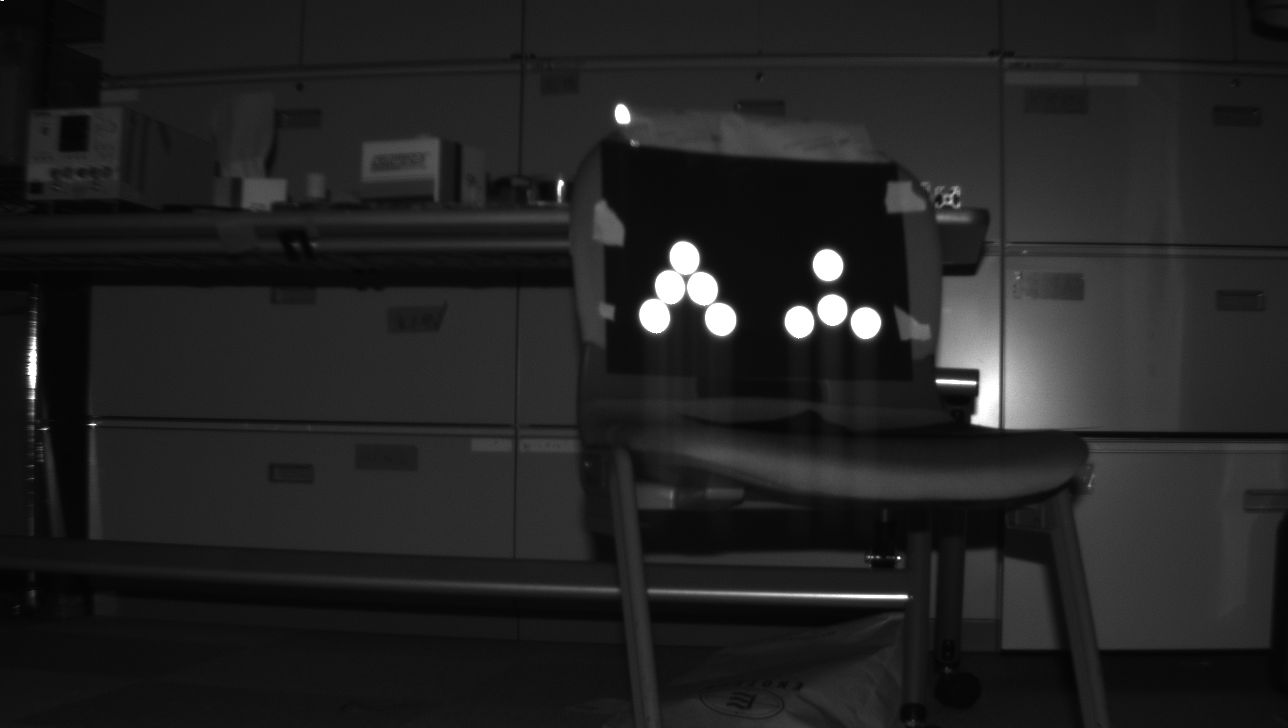
#> input picture pattern_discern_library/flycapture_exper_room/210303/20305900-2021-03-03-205631.pgm, 1288 x 728 px
$ python pattern_discern_revmarker.py   (older library calls are emulated)
#> lines starting #> are read from the running program, lines starting #| are printed output that depends on the picture; after the words box and inside, x2 and y2 are one past the last pixel; in counts of white or black regions, pixels touching at a corner belong together
import cv2
import numpy as np
import matplotlib.pyplot as plt

# ファイルを読み込み グレースケール化
# img = cv2.imread("flycapture_exper_room/210303/20305900-2021-03-03-205436.pgm", cv2.IMREAD_GRAYSCALE)
img = cv2.imread("flycapture_exper_room/210303/20305900-2021-03-03-205631.pgm", cv2.IMREAD_GRAYSCALE)
#> img is the input picture: shape (728, 1288); min 3, max 255, mean 34.5
img = img[150:450, 500:900]
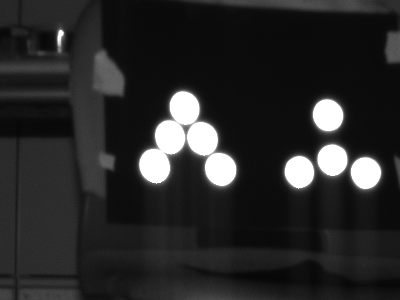
#> img: shape (300, 400); min 6, max 255, mean 40.7
# plt.figure(figsize=(10, 10))
# img2 = img[:,:,::-1]
# plt.xticks([]), plt.yticks([])
img_plt = cv2.cvtColor(img, cv2.COLOR_BGR2RGB)
plt.imshow(img_plt)
plt.show()

# cv2.imshow('output_shapes.png', img)
# しきい値指定によるフィルタリング
_, threshold = cv2.threshold(img, 250, 255, cv2.THRESH_BINARY)
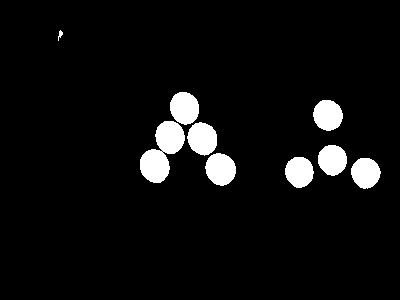
#> threshold: shape (300, 400); 5.6% white; 9 white regions
# _, threshold = cv2.threshold(img, 230, 255, cv2.THRESH_BINARY)

# 輪郭を抽出
# _, contours, _ = cv2.findContours(threshold, cv2.RETR_TREE, cv2.CHAIN_APPROX_SIMPLE)
# contours, _ = cv2.findContours(threshold, cv2.RETR_TREE, cv2.CHAIN_APPROX_SIMPLE)
contours, _ = cv2.findContours(threshold, cv2.RETR_TREE, cv2.CHAIN_APPROX_NONE)
#> contours = 10 contours, 2 with area under 20; largest, box (x1, y1, x2, y2) and area: (140, 121, 185, 183) 1470, (205, 153, 236, 186) 731, (187, 122, 217, 156) 722, (170, 92, 199, 125) 707, (313, 100, 343, 131) 676, (351, 158, 381, 189) 662, (318, 145, 347, 176) 658, (285, 157, 314, 188) 653

font = cv2.FONT_HERSHEY_DUPLEX

# 図形の数の変数
triangle = 0
rectangle = 0
pentagon = 0
oval = 0
circle = 0

centers = []
lencenterlist = []
# 図形の設定
img = cv2.cvtColor(img, cv2.COLOR_GRAY2BGR)
for cnt in contours:
    print(cnt.T)
    approx = cv2.approxPolyDP(cnt, 0.01 * cv2.arcLength(cnt, True), True)
    cv2.drawContours(img, [approx], 0, (0), 2)
    x = approx.ravel()[0]
    y = approx.ravel()[1]
    cx = int(np.mean(cnt.T[0]))
    cy = int(np.mean(cnt.T[1]))
    print([cnt.T[0], y])
    centers.append(np.array([cx, cy]))
    lencenterlist.append(len(cnt.T[0][0]))

    if len(approx) == 3:
        triangle += 1
        cv2.putText(img, "triangle{}".format(triangle), (x, y), font, 0.8, (250, 250, 0))

    elif len(approx) == 4:
        rectangle += 1
        cv2.putText(img, "rectangle{}".format(rectangle), (x, y), font, 0.8, (250, 250, 0))

    elif len(approx) == 5:
        pentagon += 1
        cv2.putText(img, "pentagon{}".format(pentagon), (x, y), font, 0.8, (0))

    elif 6 < len(approx) < 14:
        oval += 1
        cv2.putText(img, "oval{}".format(oval), (x, y), font, 0.8, (0))

    else:
        circle += 1
        cv2.putText(img, "circle{}".format(circle), (x, y), font, 0.8, (0))
#> this loop made 10 passes
#> (approx, x, y, cx, cy, rectangle) on pass 7: ([[161, 151], [162, 150], [163, 151], [162, 152]], 161, 151, 162, 151, 1)
#> (x, y, cx, cy, circle) on passes 4, 6: (328, 145, 332, 159, 1), (173, 121, 161, 151, 2)
#> (printed output is left out)
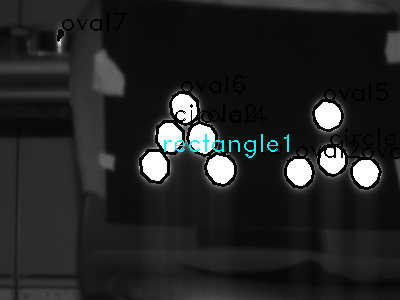
#> img: shape (300, 400, 3); mean B, G, R 35.9, 35.9, 34.8
#> after the loop, centers = [[365, 172], [298, 171], [220, 168], [332, 159], [202, 138], [161, 151], [162, 151], [327, 114], [184, 107], [59, 35]]; circle = 2; lencenterlist = [81, 82, 86, 81, 88, 174, 4, 84, 86, 22]; oval = 7; pentagon = 0; rectangle = 1; triangle = 0
# 結果の画像作成
cv2.imwrite('output_shapes.png', img)
lencenterlist = np.argsort(lencenterlist)[::-1]
#> lencenterlist = [5, 4, 2, 8, 7, 1, 0, 3, 9, 6]
centerlist = []
for i in range(len(lencenterlist)):
    centerlist.append(centers[lencenterlist[i]])
#> this loop made 10 passes
#> after the loop, centerlist = [[161, 151], [202, 138], [220, 168], [184, 107], [327, 114], [298, 171], [365, 172], [332, 159], [59, 35], [162, 151]]
print(centerlist)
print(lencenterlist)
# マーカーの識別
# まずは組み合わせを作る
Conbination = []
for i in range(9):
    for j in range(i):
        for k in range(j):
            for l in range(k):
                conc = []
                conb = [i, j, k, l]
                for m in range(9):
                    if m not in conb:
                        conc.append(m)
                Conbination.append([conb, conc])

print("Conbination", Conbination)
Flist = []
for i in range(len(Conbination)):
    # F = np.linalg.norm(centerlist[Conbination[i][0][0]] - centerlist[Conbination[i][0][1]]) ** 2 + np.linalg.norm(centerlist[Conbination[i][1][0]] - centerlist[Conbination[i][1][1]]) ** 2 + np.linalg.norm(centerlist[Conbination[i][1][0]] - centerlist[Conbination[i][1][2]]) ** 2 + np.linalg.norm(centerlist[Conbination[i][1][1]] - centerlist[Conbination[i][1][2]]) ** 2
    F = 0
    for j in range(4):
        for k in range(j):
            F += np.linalg.norm(centerlist[Conbination[i][0][j]] - centerlist[Conbination[i][0][k]]) ** 2
    for j in range(5):
        for k in range(j):
            F += np.linalg.norm(centerlist[Conbination[i][1][j]] - centerlist[Conbination[i][1][k]]) ** 2
    Flist.append(F)
    print(F)
#> after the loop, Flist = 126 values, max 457956 at index 4, min 152944 at index 69, mean 379232

minindex = np.argmin(Flist)
#> minindex = 69
minconb = Conbination[minindex]
#> minconb = [[7, 6, 5, 4], [0, 1, 2, 3, 8]]
print("minconb", minconb)

print(centerlist)
cv2.circle(img, (centerlist[minconb[0][0]][0], centerlist[minconb[0][0]][1]), 10, (200, 0, 0), thickness=-1)
cv2.circle(img, (centerlist[minconb[0][1]][0], centerlist[minconb[0][1]][1]), 10, (200, 0, 0), thickness=-1)
cv2.circle(img, (centerlist[minconb[0][2]][0], centerlist[minconb[0][2]][1]), 10, (200, 0, 0), thickness=-1)
cv2.circle(img, (centerlist[minconb[0][3]][0], centerlist[minconb[0][3]][1]), 10, (200, 0, 0), thickness=-1)
cv2.circle(img, (centerlist[minconb[1][0]][0], centerlist[minconb[1][0]][1]), 10, (0, 0, 200), thickness=-1)
cv2.circle(img, (centerlist[minconb[1][1]][0], centerlist[minconb[1][1]][1]), 10, (0, 0, 200), thickness=-1)
cv2.circle(img, (centerlist[minconb[1][2]][0], centerlist[minconb[1][2]][1]), 10, (0, 0, 200), thickness=-1)
cv2.circle(img, (centerlist[minconb[1][3]][0], centerlist[minconb[1][3]][1]), 10, (0, 0, 200), thickness=-1)
cv2.circle(img, (centerlist[minconb[1][4]][0], centerlist[minconb[1][4]][1]), 10, (0, 0, 200), thickness=-1)
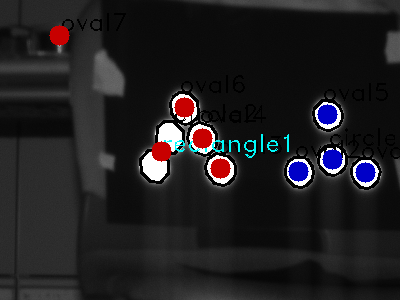
#> img: shape (300, 400, 3); mean B, G, R 32.9, 30.8, 32.5


# 図形の数の結果
print('Number of triangle = ', triangle)
print('Number of rectangle = ', rectangle)
print('Number of pentagon = ', pentagon)
print('Number of circle = ', circle)
print('Number of oval = ', oval)
img_plt = cv2.cvtColor(img, cv2.COLOR_BGR2RGB)
plt.imshow(img_plt)
plt.show()

$ run again, with pattern_discern_library/flycapture_exper_room/210303/20305900-2021-03-03-195503.pgm copied over pattern_discern_library/flycapture_exper_room/210303/20305900-2021-03-03-205631.pgm
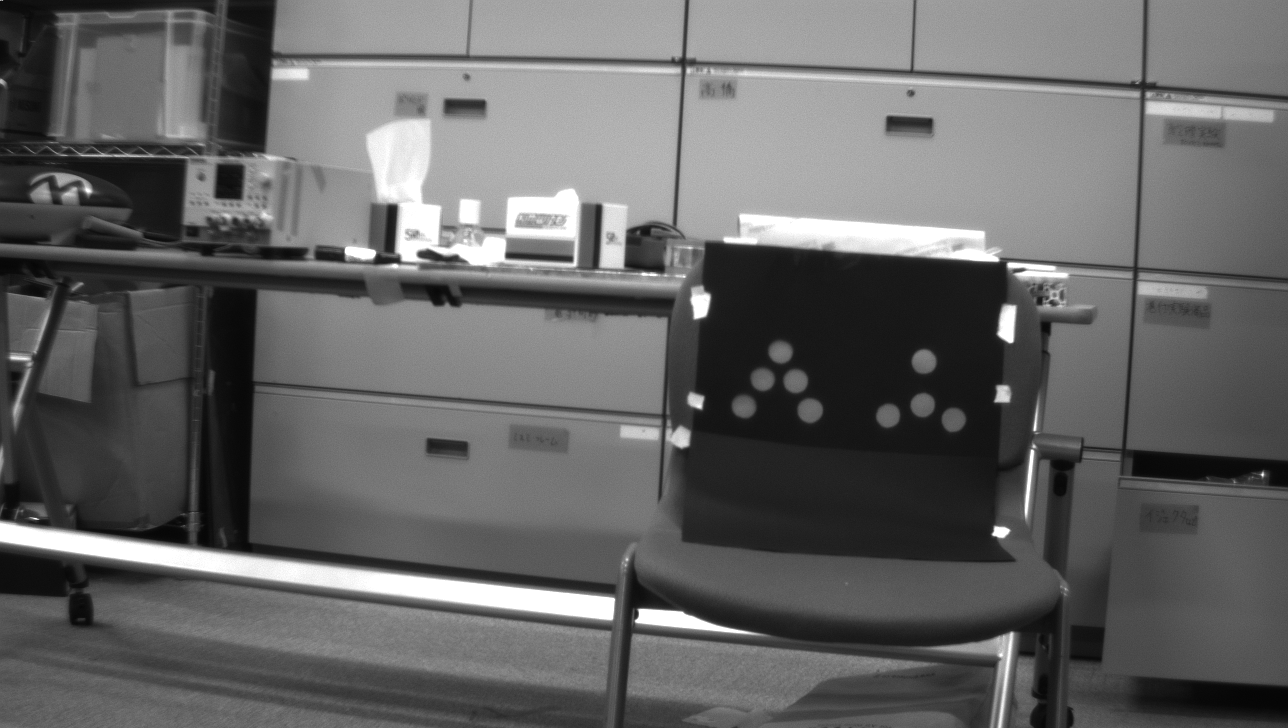
#> input picture pattern_discern_library/flycapture_exper_room/210303/20305900-2021-03-03-195503.pgm, 1288 x 728 px
#> img is the input picture: shape (728, 1288); min 4, max 255, mean 100.8
#> `_, threshold = cv2.threshold(img, 250, 255, cv2.THRESH_BINARY)`:
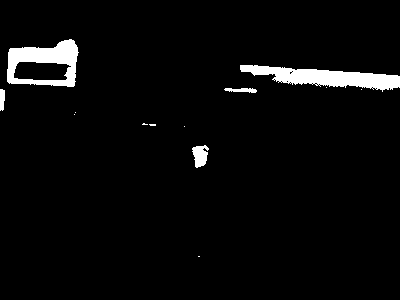
#> threshold: shape (300, 400); 3.7% white; 13 white regions (8 under 20 px)
#> contours = 26 contours, 20 with area under 20; largest, box (x1, y1, x2, y2) and area: (7, 39, 79, 87) 2594, (240, 65, 400, 92) 1970, (13, 61, 72, 81) 930, (192, 145, 209, 168) 230, (224, 88, 257, 93) 80, (0, 89, 5, 111) 72
#> the loop `for cnt in contours:` made 26 passes
#> (approx, x, y, cx, cy) on passes 1, 4, 13, 14, 15, 16: ([[198, 256], [199, 256]], 198, 256, 198, 256), ([[149, 124], [150, 125], [155, 125], [155, 124]], 149, 124, 152, 124), ([[375, 88], [376, 87], [377, 88], [376, 89]], 375, 88, 376, 88), ([[371, 87], [372, 86], [373, 87], [372, 88]], 371, 87, 372, 87), ([[318, 84], [319, 83], [320, 84], [319, 85]], 318, 84, 319, 84), ([[316, 84], [317, 83], [318, 84], [317, 85]], 316, 84, 317, 84)
#> (printed output is left out)
#> after the loop `for cnt in contours:`: centers = 26 pairs, first value 1 to 376, second value 64 to 256; circle = 10; lencenterlist = 26 values, max 360 at index 11, min 1 at index 2, mean 37.23; oval = 4; pentagon = 1; rectangle = 11; triangle = 0
#> `lencenterlist = np.argsort(lencenterlist)[::-1]`: lencenterlist = 26 values, max 25 at index 2, min 0 at index 20, mean 12.5
#> the loop `for i in range(len(lencenterlist)):` made 26 passes
#> after the loop `for i in range(len(lencenterlist)):`: centerlist has the same summary as centers
#> after the loop `for i in range(len(Conbination)):`: Flist = 126 values, max 528053 at index 62, min 159211 at index 77, mean 446190.2
#> minindex = 77
#> minconb = [[8, 4, 3, 0], [1, 2, 5, 6, 7]]
#> `cv2.circle(img, (centerlist[minconb[1][4]][0], centerlist[minconb[1][4..`:
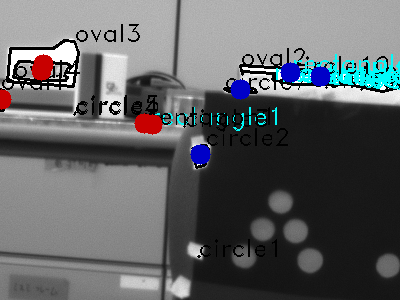
#> img: shape (300, 400, 3); mean B, G, R 101.1, 99, 96.9
